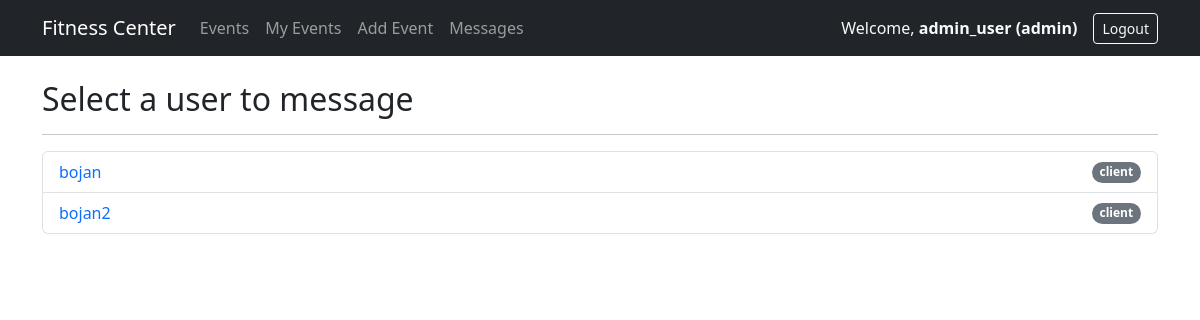
/HAHA/messages.php (signed in), run on the app's committed database.
### tables this page shows
CREATE TABLE `users` (
  `id` int(11) NOT NULL,
  `username` varchar(50) NOT NULL,
  `password` varchar(255) NOT NULL,
  `role` enum('client','trainer','admin') DEFAULT 'client'
);

### HAHA/messages.php (the view, shortened to what this page needs)
<?php
require 'db.php';
$user_id = $_SESSION['user_id'];
$username = $_SESSION['username'];
$stmt = $pdo->prepare("SELECT role FROM users WHERE id = ?");
$stmt->execute([$user_id]);
$role = $stmt->fetchColumn();
$stmt = $pdo->prepare("SELECT id, username, role FROM users WHERE id != ? ORDER BY username ASC");
$stmt->execute([$user_id]);
$users = $stmt->fetchAll();
?>
<!DOCTYPE html>
<html lang="en">
<head>
    <link href="https://cdn.jsdelivr.net/npm/bootstrap@5.3.0/dist/css/bootstrap.min.css" rel="stylesheet" />
</head>
<body>
<nav class="navbar navbar-expand-lg navbar-dark bg-dark mb-4">
    <div class="container">
        <a class="navbar-brand" href="#">Fitness Center</a>
        <div class="collapse navbar-collapse">
            <ul class="navbar-nav me-auto">
                <li class="nav-item"><a class="nav-link" href="dashboard.php">Events</a></li>
                <li class="nav-item"><a class="nav-link" href="my_events.php">My Events</a></li>
                <?php if ($role === 'admin'): ?>
                    <li class="nav-item"><a class="nav-link" href="add_class.php">Add Event</a></li>
                <?php endif; ?>
                <li class="nav-item"><a class="nav-link" href="messages.php">Messages</a></li>
            </ul>
            <span class="navbar-text me-3 text-light">
                Welcome, <strong><?= htmlspecialchars($username) ?> (<?= htmlspecialchars($role) ?>)</strong>
            </span>
            <a class="btn btn-outline-light btn-sm" href="logout.php">Logout</a>
        </div>
    </div>
</nav>
<div class="container mt-4">
    <h2>Select a user to message</h2>
    <hr>
    <?php if (empty($users)): ?>
        <div class="alert alert-info">No other users found.</div>
    <?php else: ?>
        <ul class="list-group">
            <?php foreach ($users as $user): ?>
                <li class="list-group-item d-flex justify-content-between align-items-center">
                    <a href="chat.php?user_id=<?= $user['id'] ?>" class="text-decoration-none">
                        <?= htmlspecialchars($user['username']) ?>
                    </a>
                    <span class="badge bg-secondary rounded-pill"><?= htmlspecialchars($user['role']) ?></span>
                </li>
            <?php endforeach; ?>
        </ul>
    <?php endif; ?>
</div>
</body>
</html>

### data on the page
users: role "admin"
users: username "bojan", role "client"
users: username "bojan2", role "client"

### other printed values
$username "admin_user"
